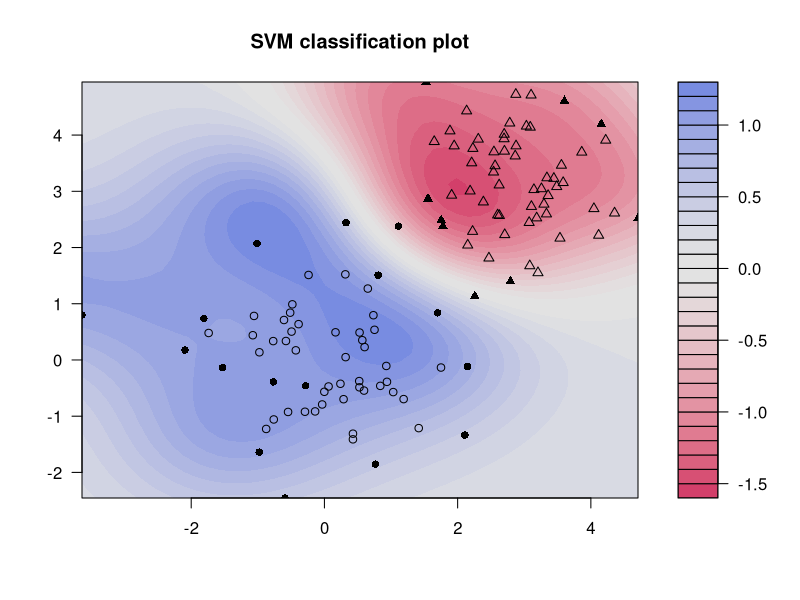

R code for this plot:
library("kernlab")
library(e1071)
x <- rbind(matrix(rnorm(120),,2),matrix(rnorm(120,mean=3),,2))
y <- matrix(c(rep(1,60),rep(-1,60)))

svp <- ksvm(x,y,type="C-svc")
plot(svp,data=x)

K <- as.kernelMatrix(crossprod(t(x)))
svp2 <- ksvm(K, y, type="C-svc")
svp2
